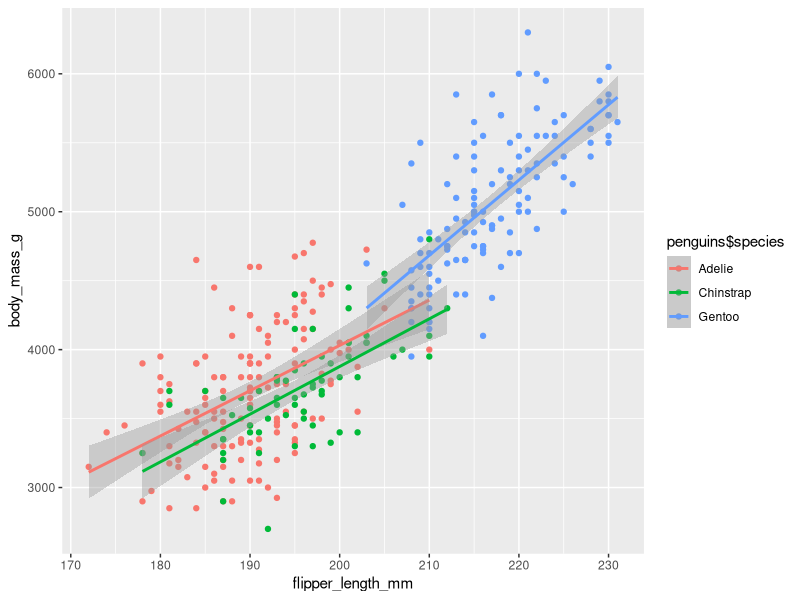
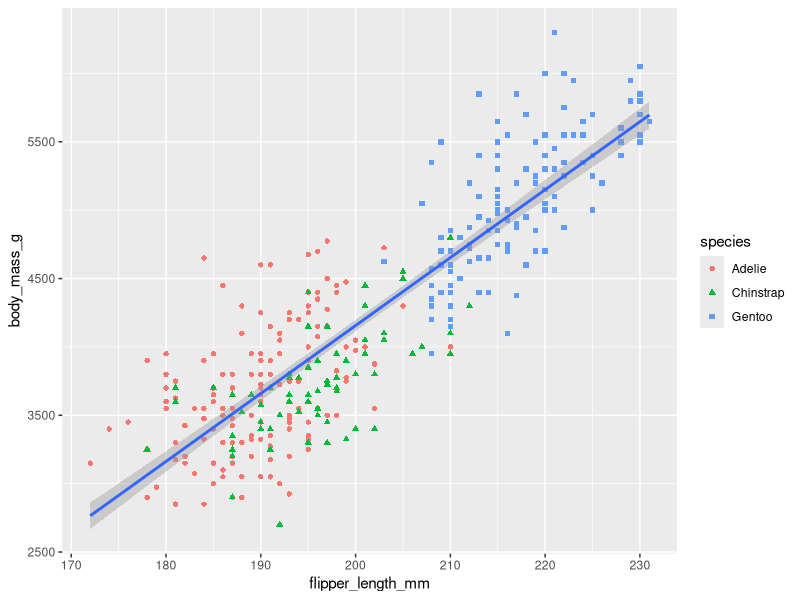
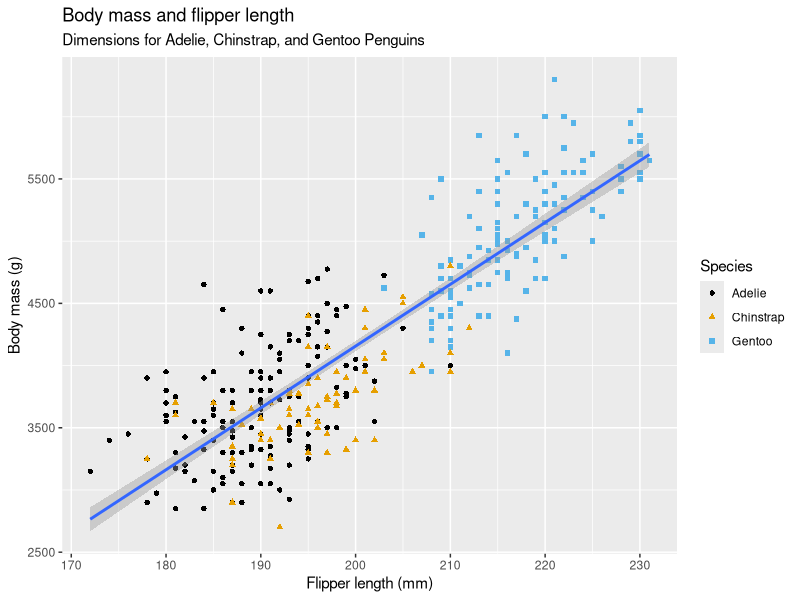
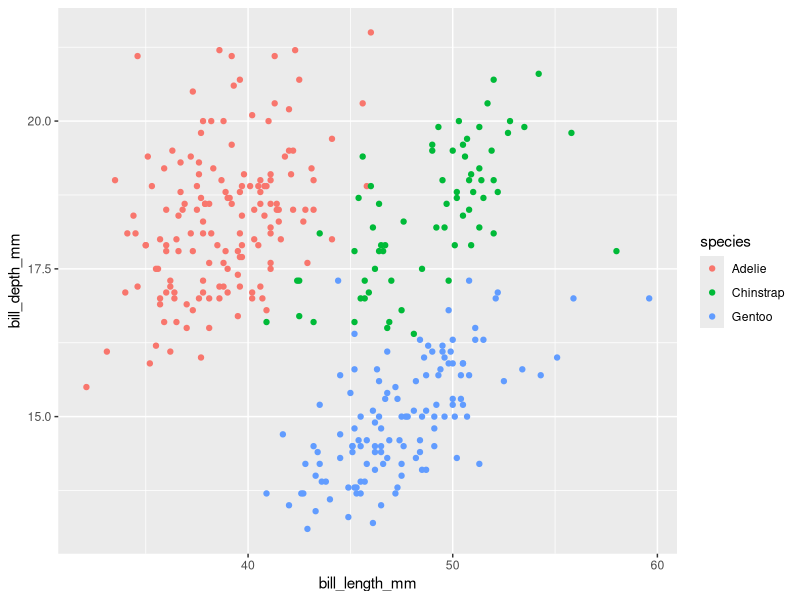
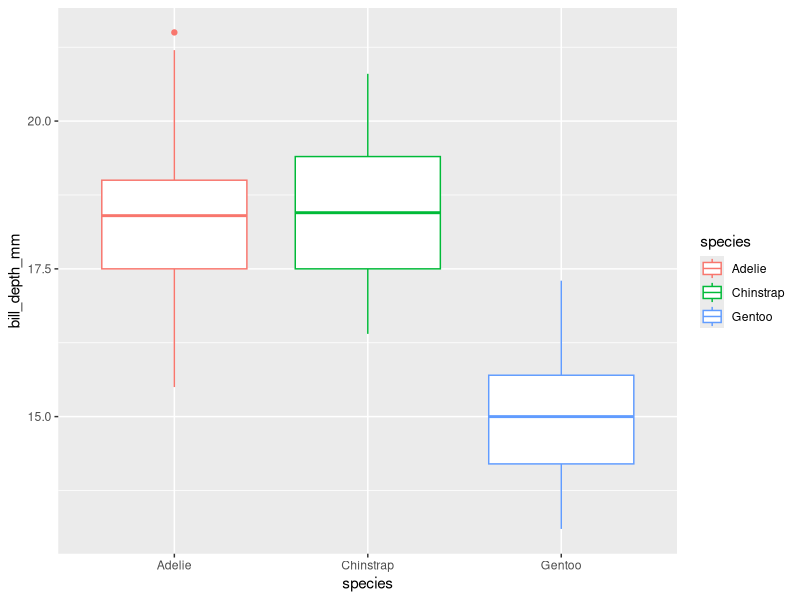
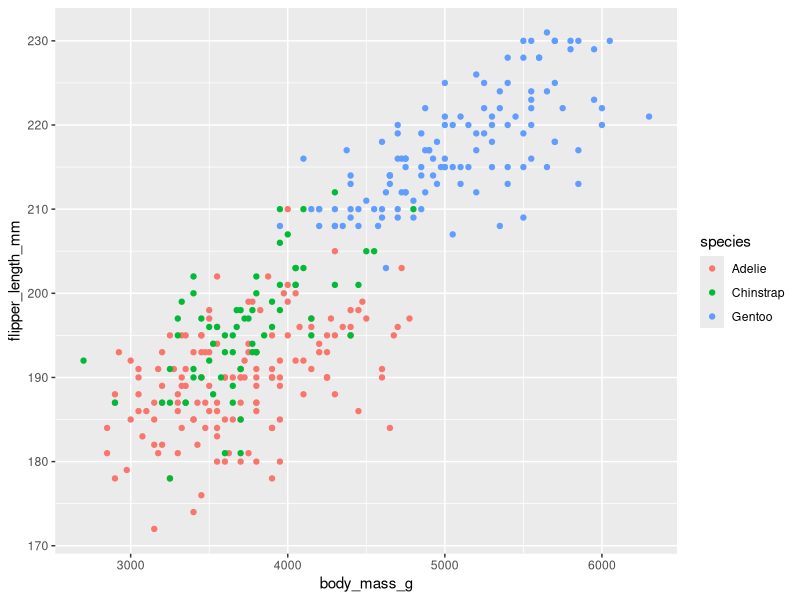
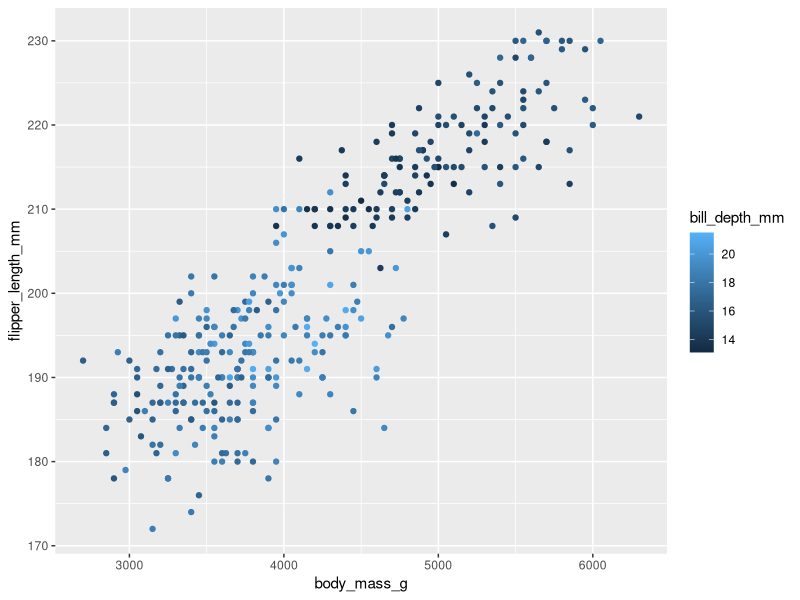
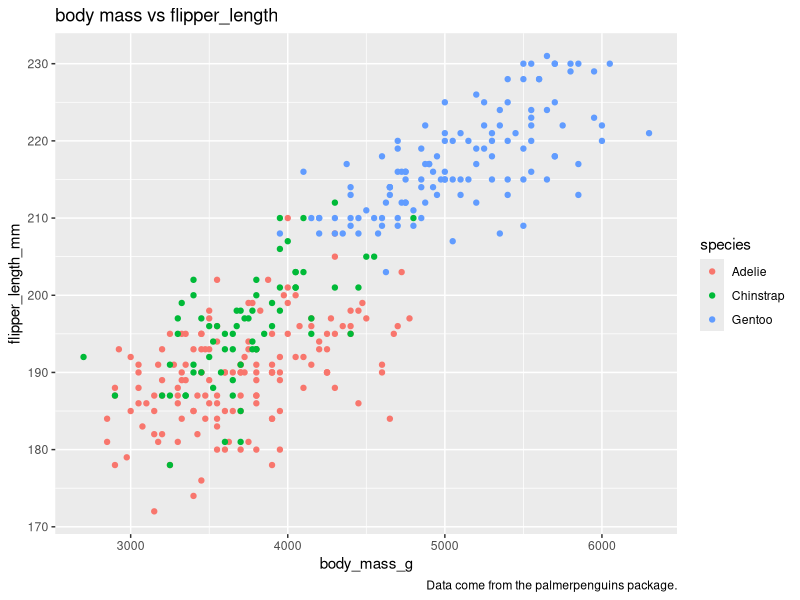

Here is the R script that generated these plots, in order: (Note: this script raises an error after producing the figures.)
## ---- chunk 1
knitr::opts_chunk$set(echo = TRUE)
knitr::opts_chunk$set(cache = TRUE) 
## ---- chunk 2
#install.packages("tidyverse")
#install.packages("palmerpenguins")
#install.packages("MASS")
library(tidyverse)
library(palmerpenguins)
library(ggthemes)
library(ggplot2)
library(MASS)
library(ggplot2)
## ---- chunk 3
palmerpenguins::penguins
glimpse(penguins)
## ---- chunk 4
summary(penguins)
## ---- chunk 5
ggplot(
  data = penguins,
  mapping = aes(x = flipper_length_mm, y = body_mass_g, color = penguins$species)
) + geom_point(mapping = aes(color = species)) +  geom_smooth(method = "lm")
## ---- chunk 6
ggplot(
  data = penguins,
  mapping = aes(x = flipper_length_mm, y = body_mass_g)
) +
  geom_point(mapping = aes(color = species, shape =species)) +
  geom_smooth(method = "lm")
## ---- chunk 7
ggplot(
  data = penguins,
  mapping = aes(x = flipper_length_mm, y = body_mass_g)
) +
  geom_point(aes(color = species, shape = species)) +
  geom_smooth(method = "lm") +
  labs(
    title = "Body mass and flipper length",
    subtitle = "Dimensions for Adelie, Chinstrap, and Gentoo Penguins",
    x = "Flipper length (mm)", y = "Body mass (g)",
    color = "Species", shape = "Species"
  ) +
  scale_color_colorblind()
## ---- chunk 8
nrow(penguins); ncol(penguins)
## ---- chunk 9
?penguins
## ---- chunk 10
ggplot(data = penguins, mapping = aes(x=bill_length_mm, y=bill_depth_mm, color = species)) + geom_point()
## ---- chunk 11
ggplot(data = penguins, mapping= (aes(x= species,y= bill_depth_mm, color = species ))) +geom_boxplot()
## ---- chunk 12
ggplot(data = penguins , mapping = aes(x= body_mass_g, y=flipper_length_mm, color =species)) +
  geom_point()
## ---- chunk 13
ggplot(data = penguins , mapping = aes(x= body_mass_g, y=flipper_length_mm, color =bill_depth_mm)) +
  geom_point(na.rm = TRUE) # removes the missing data points without warning
## ---- chunk 14
ggplot(data = penguins , mapping = aes(x= body_mass_g, y=flipper_length_mm, color =species)) +
  geom_point(na.rm = TRUE) +  labs(title = "body mass vs flipper_length",caption = "Data come from the palmerpenguins package.")
 # removes the missing data points without warning
## ---- chunk 15
ggplot(data = penguins , mapping = aes(x=flipper_length_mm , y=body_mass_g, color =bill_depth_mm)) +
  geom_point(na.rm = TRUE, size = 3) + geom_smooth(method = "loess")
## ---- chunk 16
ggplot(
  data = penguins,
  mapping = aes(x = flipper_length_mm, y = body_mass_g, color = island)
) +
  geom_point() +
  geom_smooth(se = FALSE)
## ---- chunk 17
ggplot(
  data = penguins,
  mapping = aes(x = flipper_length_mm, y = body_mass_g)
) +
  geom_point() +
  geom_smooth()

ggplot() +
  geom_point(
    data = penguins,
    mapping = aes(x = flipper_length_mm, y = body_mass_g)
  ) +
  geom_smooth(
    data = penguins,
    mapping = aes(x = flipper_length_mm, y = body_mass_g)
  )
## ---- chunk 18
 
ggplot(
  data = penguins,
  mapping = aes(x = flipper_length_mm, y = body_mass_g)
) +
  geom_point()


## ---- chunk 19
ggplot(penguins, aes(x = flipper_length_mm, y = body_mass_g)) + 
  geom_point()
## ---- chunk 20
penguins |> 
  ggplot(aes(x = flipper_length_mm, y = body_mass_g)) + 
  geom_point()
## ---- chunk 21
ggplot(penguins, aes(x = species, fill = species)) +geom_bar()
## ---- chunk 22
ggplot(penguins, aes(x = fct_infreq(species), fill = species))

+geom_bar()
## ---- chunk 23
ggplot(penguins, aes(x = body_mass_g)) +
  geom_histogram(binwidth = 200)
## ---- chunk 24
ggplot(penguins, aes(x = body_mass_g)) +
  geom_histogram(binwidth = 20)
ggplot(penguins, aes(x = body_mass_g)) +
  geom_histogram(binwidth = 2000)
## ---- chunk 25



ggplot(penguins, aes(x=body_mass_g)) + geom_density(linewidth =1, color = "dodgerblue")

## ---- chunk 26
ggplot(penguins, aes(y=species)) + geom_bar() 
## ---- chunk 27
ggplot(penguins, aes(x = species)) +
  geom_bar(color = "red")

ggplot(penguins, aes(x = species)) +
  geom_bar(fill = "red")
## ---- chunk 28
?geom_histogram
## ---- chunk 29
library(tidyverse)
#View(diamonds)
library(patchwork)

p1<-ggplot(diamonds, aes(x = carat)) +
  geom_histogram(binwidth = 0.5)

p2<-ggplot(diamonds, aes(x = carat)) +
  geom_histogram(binwidth = 0.1)


p3<-ggplot(diamonds, aes(x = carat)) +
  geom_histogram(binwidth = 0.01)

p4<-ggplot(diamonds, aes(x = carat)) +
  geom_histogram(binwidth = 0.005)
(p1+p2)/(p3+p4)
## ---- chunk 30
ggplot(diamonds, aes(x = carat)) + geom_density(color="dodgerblue", linewidth = 1)
## ---- chunk 31
ggplot(penguins, aes(x = species, y = body_mass_g)) +
  geom_boxplot()
ggplot(penguins, aes(x = body_mass_g, color = species)) +
  geom_density(linewidth = 0.75)
